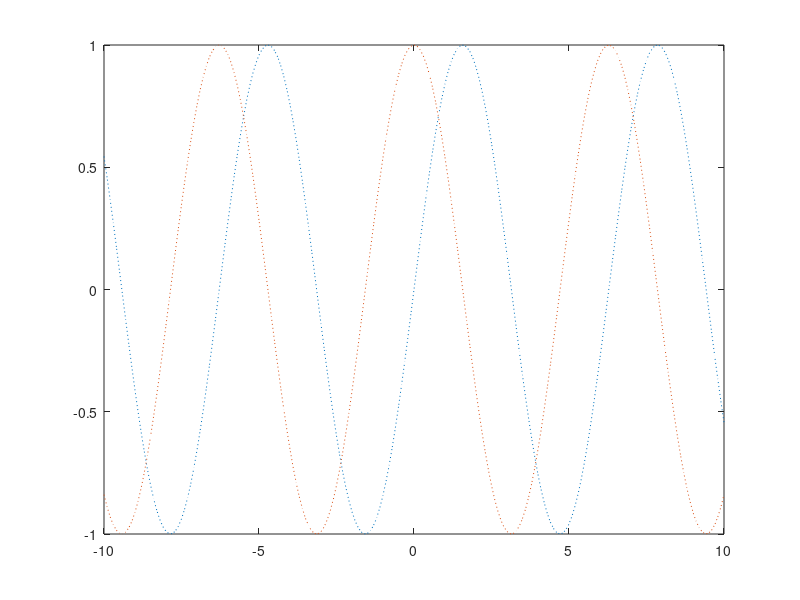

The MATLAB script that drew this image:
%Zadanie
%przedstaw funkcje sin(x) oraz cos(x) na jednym wykresie dla x w przedziale od -10 do 10
%Dodatkowo uzyj punktowego rozdzialu dla linii wykresu 
x = (-10:0.1:10)
y1 = sin(x)
y2= cos(x)
plot(x,y1,':',x, y2, ':')
%lub
plot(x,sin(x),':', x, cos(x),':')
